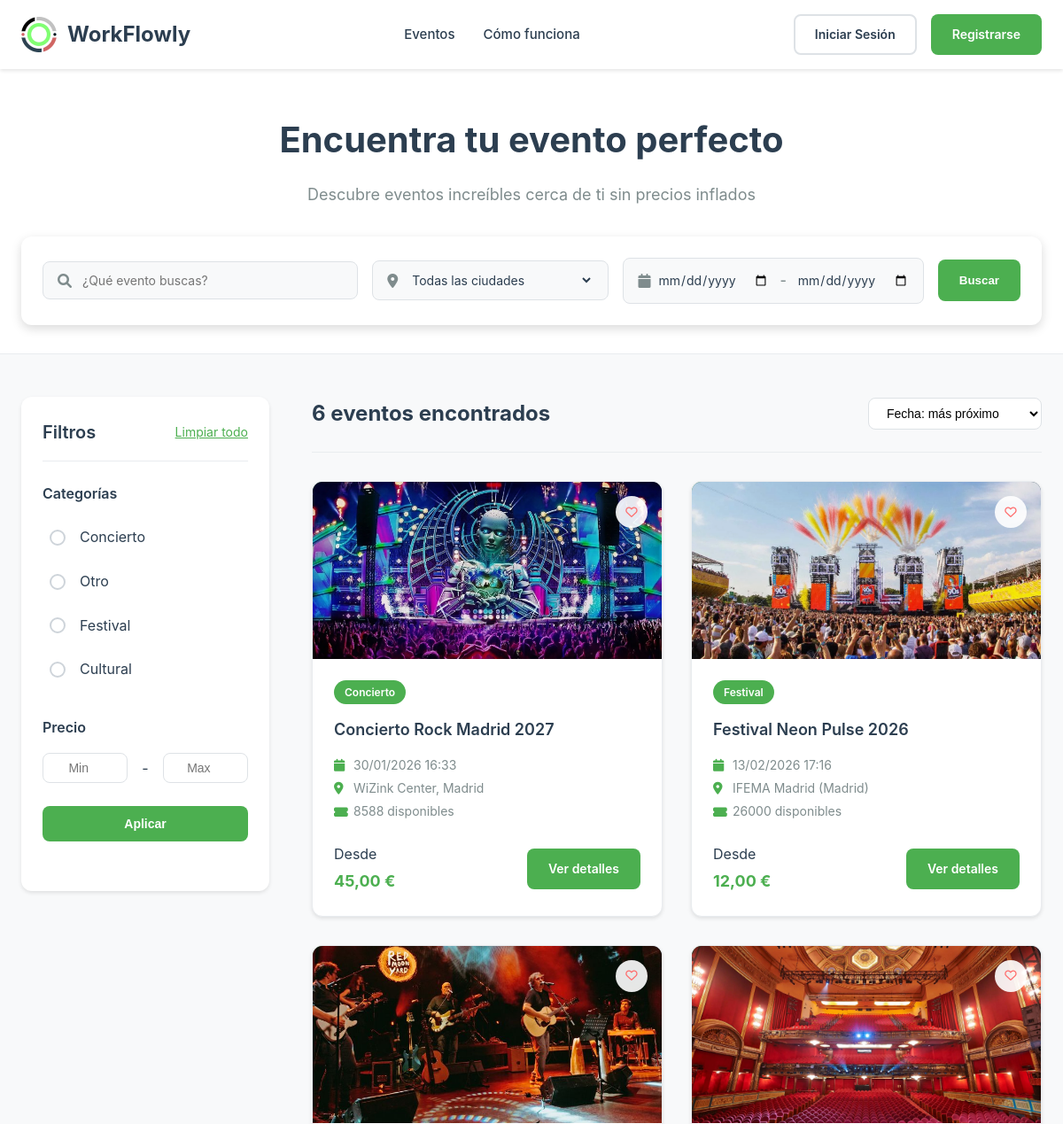
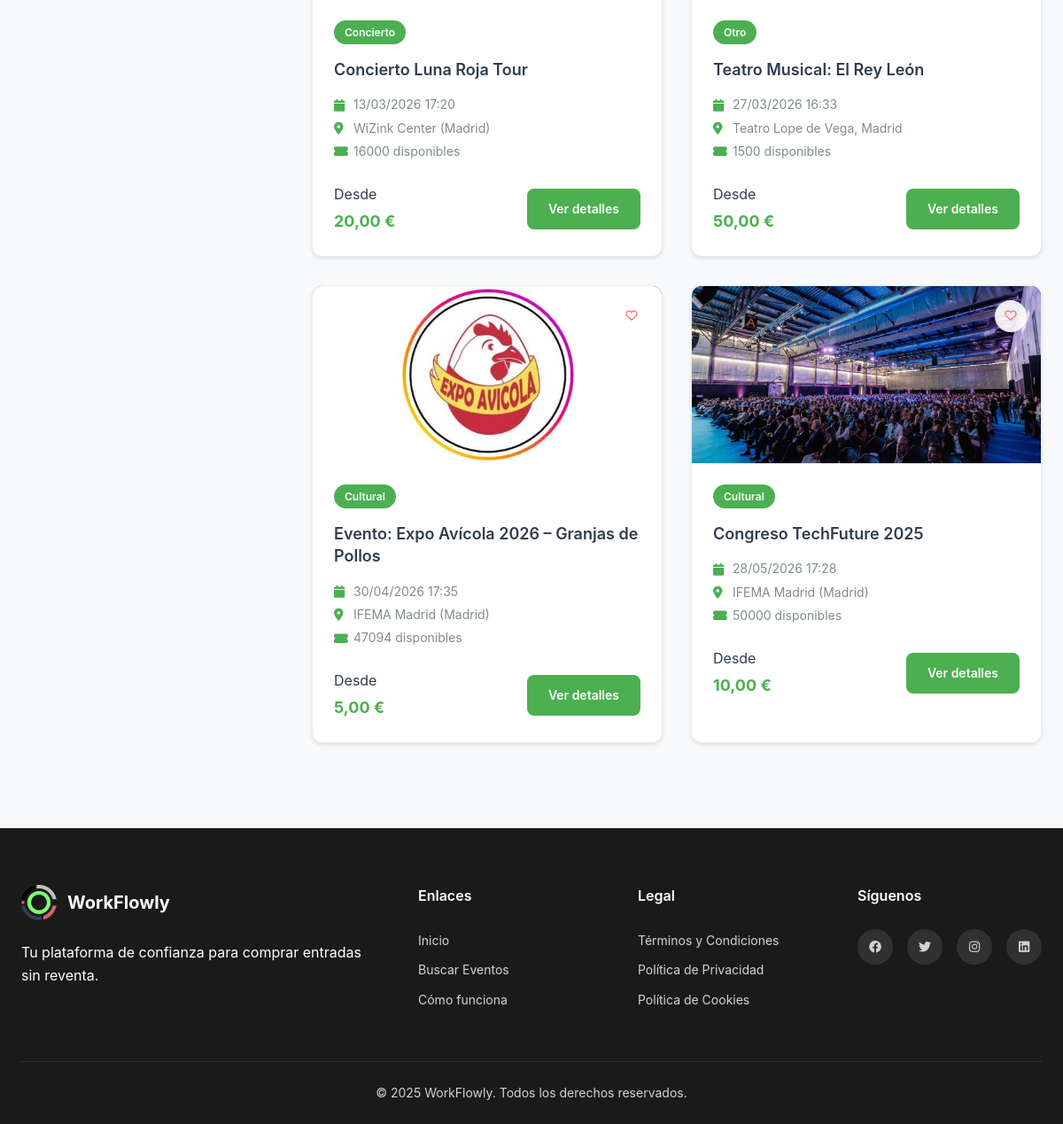
Screenshot of /views/search-events.php with the database file from the repository (2 pictures, top to bottom).
### tables this page shows
CREATE TABLE `evento` (
  `idEvento` int NOT NULL AUTO_INCREMENT,
  `idUsuario` int NOT NULL,
  `nombre` varchar(200) NOT NULL,
  `descripcion` text,
  `tipo` varchar(50) NOT NULL,
  `fechaInicio` datetime NOT NULL,
  `fechaFin` datetime NOT NULL,
  `ubicacion` varchar(255) NOT NULL,
  `aforoTotal` int NOT NULL,
  `entradasDisponibles` int NOT NULL,
  `imagenPrincipal` varchar(255) NOT NULL DEFAULT 'imagen/default.jpg',
  `idEstadoEvento` int DEFAULT NULL,
  `idLugar` int DEFAULT NULL,
  `idOrganizador` int DEFAULT NULL,
  PRIMARY KEY (`idEvento`),
  KEY `idUsuario` (`idUsuario`),
  KEY `idEstadoEvento` (`idEstadoEvento`),
  KEY `idx_evento_fecha` (`fechaInicio`,`fechaFin`),
  KEY `fk_evento_lugar` (`idLugar`),
  KEY `fk_evento_organizador` (`idOrganizador`),
  CONSTRAINT `evento_ibfk_1` FOREIGN KEY (`idUsuario`) REFERENCES `usuario` (`idUsuario`) ON DELETE CASCADE,
  CONSTRAINT `evento_ibfk_2` FOREIGN KEY (`idEstadoEvento`) REFERENCES `estado` (`idEstado`) ON DELETE SET NULL,
  CONSTRAINT `fk_evento_lugar` FOREIGN KEY (`idLugar`) REFERENCES `lugar` (`idLugar`) ON DELETE SET NULL,
  CONSTRAINT `fk_evento_organizador` FOREIGN KEY (`idOrganizador`) REFERENCES `organizador` (`idOrganizador`) ON DELETE SET NULL,
  CONSTRAINT `evento_chk_1` CHECK ((`fechaFin` > `fechaInicio`)),
  CONSTRAINT `evento_chk_2` CHECK ((`entradasDisponibles` <= `aforoTotal`))
);

### config/config.php (called while the page is built, shortened)
<?php
spl_autoload_register(function ($class_name) {
    $directories = [
        BASE_PATH . '/models/',
        BASE_PATH . '/controllers/',
    ];
    foreach ($directories as $directory) {
        $file = $directory . $class_name . '.php';
        if (file_exists($file)) {
            return;
        }
    }
});
function format_price($price) {
    return number_format($price, 2, ',', '.') . ' €';
}
function format_date($date) {
    return date('d/m/Y H:i', strtotime($date));
}

### models/Evento.php (called while the page is built, shortened)
<?php
class Evento {
    private $conn;
    private $table_name = "Evento";
    public function __construct($db) {
        $this->conn = $db;
    }
    public function obtenerEventosDisponibles($limit = 20, $offset = 0) {
        $query = "SELECT e.*, u.nombre as organizador_nombre, u.apellidos as organizador_apellidos,
                         est.nombre as estado_nombre,
                         (SELECT MIN(precio) FROM TipoEntrada WHERE idEvento = e.idEvento) as precio_desde
                  FROM " . $this->table_name . " e
                  INNER JOIN Usuario u ON e.idUsuario = u.idUsuario
                  INNER JOIN Estado est ON e.idEstadoEvento = est.idEstado
                  WHERE est.nombre = 'Activo'
                  AND e.fechaFin > NOW()
                  AND e.entradasDisponibles > 0
                  ORDER BY e.fechaInicio ASC
                  LIMIT :limit OFFSET :offset";
        $stmt = $this->conn->prepare($query);
        $stmt->bindParam(':limit', $limit, PDO::PARAM_INT);
        $stmt->bindParam(':offset', $offset, PDO::PARAM_INT);
        $stmt->execute();
        return $stmt->fetchAll(PDO::FETCH_ASSOC);
    }
}
?>

### views/search-events.php (the view, shortened to what this page needs)
<?php
require_once '../config/config.php';
function getImageUrl($imagePath) {
    $cleanPath = str_replace('uploads/', '', $imagePath);
    $mainUploadPath = UPLOADS_PATH . '/' . $cleanPath;
    $adminUploadPath = BASE_PATH . '/api/admin/events/uploads/' . $cleanPath;
    if (file_exists($adminUploadPath)) {
        return BASE_URL . '/api/admin/events/uploads/' . $cleanPath;
    }
    return BASE_URL . '/api/admin/events/uploads/0b10db93db401e3d.jpg';
}
$search = isset($_GET['search']) ? sanitize_input($_GET['search']) : '';
$tipo = isset($_GET['tipo']) ? sanitize_input($_GET['tipo']) : '';
$ubicacion = isset($_GET['ubicacion']) ? sanitize_input($_GET['ubicacion']) : '';
$fecha_desde = isset($_GET['fecha_desde']) ? sanitize_input($_GET['fecha_desde']) : '';
$fecha_hasta = isset($_GET['fecha_hasta']) ? sanitize_input($_GET['fecha_hasta']) : '';
$precio_min = isset($_GET['precio_min']) ? (int)$_GET['precio_min'] : 0;
$precio_max = isset($_GET['precio_max']) ? (int)$_GET['precio_max'] : 0;
$orden = isset($_GET['orden']) ? sanitize_input($_GET['orden']) : 'fecha_asc';
$database = new Database();
$db = $database->getConnection();
$eventoModel = new Evento($db);
if (!empty($search) || !empty($tipo) || !empty($fecha_desde) || !empty($fecha_hasta) || !empty($ubicacion) || $precio_min > 0 || $precio_max > 0) {
    $eventos = $eventoModel->buscarEventos($search, $tipo, $fecha_desde, $fecha_hasta, $ubicacion, $precio_min, $precio_max);
} else {
    $eventos = $eventoModel->obtenerEventosDisponibles(50, 0);
}
if (!empty($eventos)) {
    switch ($orden) {
        case 'fecha_asc':
            usort($eventos, function($a, $b) {
                return strtotime($a['fechaInicio']) <=> strtotime($b['fechaInicio']);
            });
            break;
    }
}
$queryTipos = "SELECT DISTINCT tipo FROM Evento WHERE idEstadoEvento = (SELECT idEstado FROM Estado WHERE nombre = 'Activo' LIMIT 1)";
$stmtTipos = $db->prepare($queryTipos);
$stmtTipos->execute();
$tiposEventos = $stmtTipos->fetchAll(PDO::FETCH_COLUMN);
?>
<!DOCTYPE html>
<html lang="es">
<head>
    <link rel="stylesheet" href="../assets/css/search-events.css">
    <link href="https://cdnjs.cloudflare.com/ajax/libs/font-awesome/6.0.0/css/all.min.css" rel="stylesheet">
</head>
<body>
    <?php include __DIR__ . '/../includes/header.php'; ?>
    <section class="search-section">
        <div class="container">
            <div class="search-header">
                <h1>Encuentra tu evento perfecto</h1>
                <p>Descubre eventos increíbles cerca de ti sin precios inflados</p>
            </div>
            <form class="search-box" method="GET" action="">
                <div class="search-field">
                    <i class="fas fa-search"></i>
                    <input type="text" name="search" placeholder="¿Qué evento buscas?" value="<?php echo htmlspecialchars($search); ?>">
                </div>
                <div class="search-field">
                    <i class="fas fa-map-marker-alt"></i>
                    <select name="ubicacion">
                        <option value="">Todas las ciudades</option>
                    </select>
                </div>
                <div class="search-field date-range">
                    <i class="fas fa-calendar"></i>
                    <input type="date" name="fecha_desde" placeholder="Desde" value="<?php echo htmlspecialchars($fecha_desde); ?>">
                    <span class="date-separator">-</span>
                    <input type="date" name="fecha_hasta" placeholder="Hasta" value="<?php echo htmlspecialchars($fecha_hasta); ?>">
                </div>
                <button type="submit" class="btn-search">Buscar</button>
            </form>
        </div>
    </section>
    <section class="results-section">
        <div class="container">
            <div class="results-layout">
                <aside class="filters-sidebar">
                    <div class="filters-header">
                        <h3>Filtros</h3>
                        <a href="search-events.php" class="clear-filters">Limpiar todo</a>
                    </div>
                    <form method="GET" action="">
                        <div class="filter-group">
                            <h4>Categorías</h4>
                            <div class="filter-options">
                                <?php foreach ($tiposEventos as $tipoEvento): ?>
                                <label class="filter-radio">
                                    <span class="radiomark"></span>
                                    <?php echo htmlspecialchars($tipoEvento); ?>
                                </label>
                                <?php endforeach; ?>
                            </div>
                        </div>
                        <div class="filter-group">
                            <div class="filter-group-header">
                                <h4>Precio</h4>
                            </div>
                            <div class="price-range">
                                <div class="price-inputs">
                                    <input type="number" name="precio_min" id="precio_min" placeholder="Min" min="0"
                                           value="<?php echo $precio_min > 0 ? $precio_min : ''; ?>">
                                    <span>-</span>
                                    <input type="number" name="precio_max" id="precio_max" placeholder="Max" min="0"
                                           value="<?php echo $precio_max > 0 ? $precio_max : ''; ?>">
                                </div>
                                <button type="submit" class="btn-primary" style="width: 100%; margin-top: 10px;">Aplicar</button>
                            </div>
                        </div>
                    </form>
                </aside>
                <div class="results-content">
                    <div class="results-header">
                        <h2><?php echo count($eventos); ?> eventos encontrados</h2>
                        <div class="results-controls">
                            <div class="sort-dropdown">
                                <select id="sort-select" onchange="changeSort(this.value)">
                                    <option value="fecha_asc" <?php echo $orden === 'fecha_asc' ? 'selected' : ''; ?>>Fecha: más próximo</option>
                                </select>
                            </div>
                        </div>
                    </div>
                    <div class="events-grid">
                        <?php if (!empty($eventos)): ?>
                            <?php foreach ($eventos as $evento):
                            ?>
                                <div class="event-card">
                                    <div class="event-image">
                                        <img src="<?php echo getImageUrl($evento['imagenPrincipal']); ?>"
                                             alt="<?php echo htmlspecialchars($evento['nombre']); ?>"
                                             onerror="this.src='<?php echo BASE_URL; ?>/api/admin/events/uploads/0b10db93db401e3d.jpg'">
                                    <button class="favorite-btn"
                                            data-evento-id="<?php echo $evento['idEvento']; ?>"
                                            onclick="toggleFavorito(<?php echo $evento['idEvento']; ?>, this)"
                                            aria-label="Agregar a favoritos">
                                        <i class="far fa-heart"></i>
                                    </button>
                                    </div>
                                    <div class="event-content">
                                        <span class="event-category"><?php echo htmlspecialchars($evento['tipo']); ?></span>
                                        <h3><?php echo htmlspecialchars($evento['nombre']); ?></h3>
                                        <div class="event-details">
                                            <div class="detail-item">
                                                <i class="fas fa-calendar"></i>
                                                <span><?php echo format_date($evento['fechaInicio']); ?></span>
                                            </div>
                                            <div class="detail-item">
                                                <i class="fas fa-map-marker-alt"></i>
                                                <span><?php echo htmlspecialchars($evento['ubicacion']); ?></span>
                                            </div>
                                            <div class="detail-item">
                                                <i class="fas fa-ticket-alt"></i>
                                                <span><?php echo $evento['entradasDisponibles']; ?> disponibles</span>
                                            </div>
                                        </div>
                                        <div class="event-footer">
                                            <div class="price-info">
                                                <span class="price-label">Desde</span>
                                                <span class="price"><?php echo format_price($evento['precio_desde'] ?? 0); ?></span>
                                            </div>
                                            <a href="event-detail.php?id=<?php echo $evento['idEvento']; ?>" class="btn-primary">Ver detalles</a>
                                        </div>
                                    </div>
                                </div>
                            <?php endforeach; ?>
                        <?php endif; ?>
                    </div>
                </div>
            </div>
        </div>
    </section>
    <?php include __DIR__ . '/../includes/footer.php'; ?>
</body>
</html>

### rows the page displays
evento: imagenPrincipal (picture), tipo "Concierto", nombre "Concierto Rock Madrid 2027", fechaInicio "30/01/2026 16:33", ubicacion "WiZink Center, Madrid", entradasDisponibles "8588", precio_desde "45,00 €"
evento: imagenPrincipal (picture), tipo "Festival", nombre "Festival Neon Pulse 2026", fechaInicio "13/02/2026 17:16", ubicacion "IFEMA Madrid (Madrid)", entradasDisponibles "26000", precio_desde "12,00 €"
evento: imagenPrincipal (picture), tipo "Concierto", nombre "Concierto Luna Roja Tour", fechaInicio "13/03/2026 17:20", ubicacion "WiZink Center (Madrid)", entradasDisponibles "16000", precio_desde "20,00 €"
evento: imagenPrincipal (picture), tipo "Otro", nombre "Teatro Musical: El Rey León", fechaInicio "27/03/2026 16:33", ubicacion "Teatro Lope de Vega, Madrid", entradasDisponibles "1500", precio_desde "50,00 €"
evento: imagenPrincipal (picture), tipo "Cultural", nombre "Evento: Expo Avícola 2026 – Granjas de Pollos", fechaInicio "30/04/2026 17:35", ubicacion "IFEMA Madrid (Madrid)", entradasDisponibles "47094", precio_desde "5,00 €"
evento: imagenPrincipal (picture), tipo "Cultural", nombre "Congreso TechFuture 2025", fechaInicio "28/05/2026 17:28", ubicacion "IFEMA Madrid (Madrid)", entradasDisponibles "50000", precio_desde "10,00 €"

### other values shown
$tipoEvento "Concierto"
$tipoEvento "Otro"
$tipoEvento "Festival"
$tipoEvento "Cultural"
count($eventos) "6"
